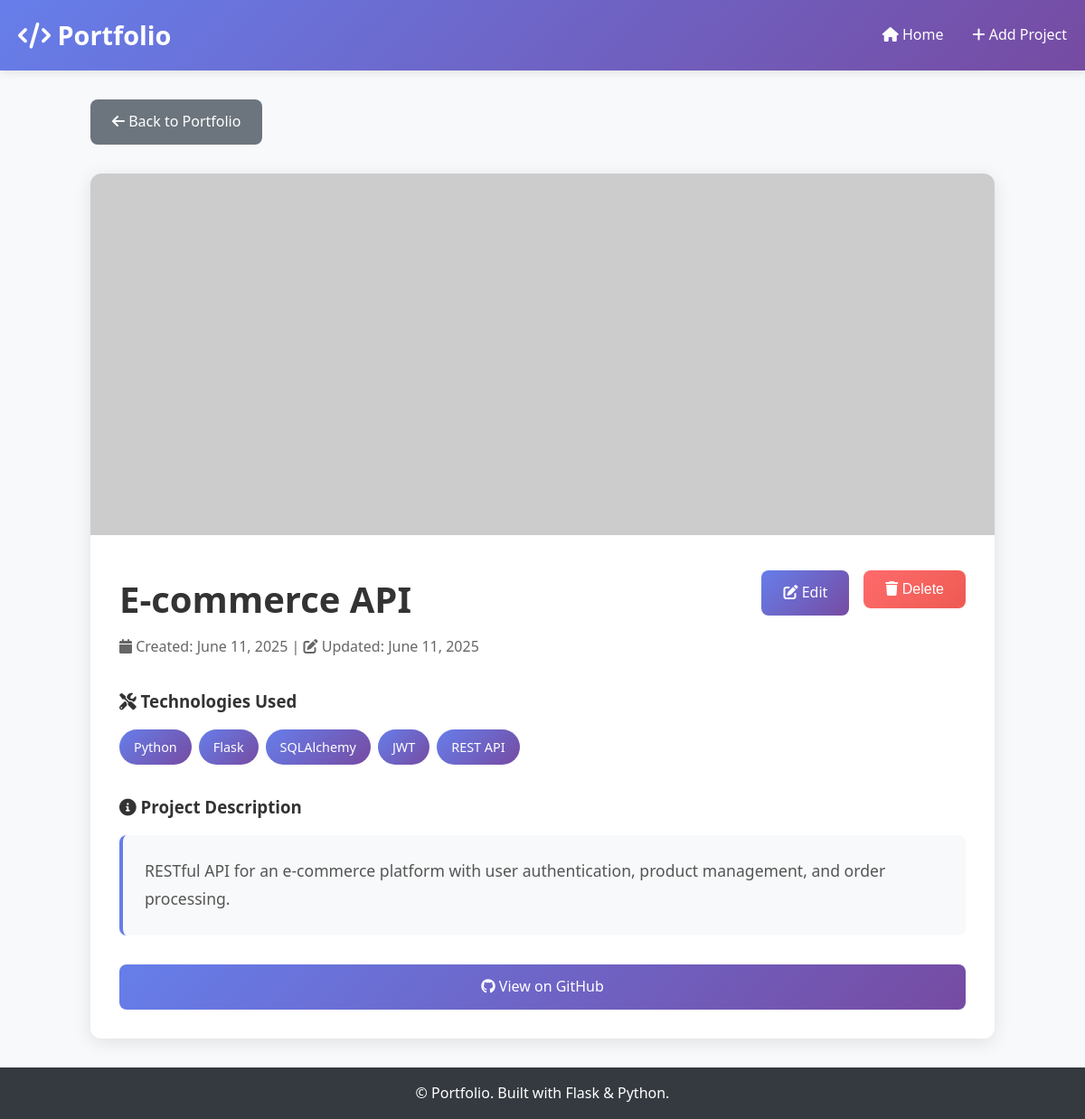
Screenshot of /project/2 with the database file from the repository.
### models.py (models this page shows, shortened)
class Project(db.Model):
    __tablename__ = 'projects'
    id = db.Column(db.Integer, primary_key=True)
    title = db.Column(db.String(100), nullable=False)
    description = db.Column(db.Text, nullable=False)
    github_url = db.Column(db.String(200))
    demo_url = db.Column(db.String(200))
    image_url = db.Column(db.String(200))
    created_at = db.Column(db.DateTime, default=datetime.utcnow)
    updated_at = db.Column(db.DateTime, default=datetime.utcnow, onupdate=datetime.utcnow)
    technologies = db.relationship('Technology', backref='project', lazy=True, cascade='all, delete-orphan')
    demo_media = db.relationship('Demo', backref='project', lazy=True, cascade='all, delete-orphan')

class Technology(db.Model):
    __tablename__ = 'technologies'
    id = db.Column(db.Integer, primary_key=True)
    name = db.Column(db.String(50), nullable=False)
    project_id = db.Column(db.Integer, db.ForeignKey('projects.id'), nullable=False)

### app.py (the view)
@app.route('/project/<int:project_id>')
def project_detail(project_id):
    project = Project.query.get_or_404(project_id)
    return render_template('project_detail.html', project=project)

### templates/project_detail.html (shortened to what this page needs)
{% extends "base.html" %}
{% block content %}
<div style="max-width: 1000px; margin: 0 auto;">
    <div style="margin-bottom: 2rem;">
        <a href="{{ url_for('home') }}" class="btn btn-secondary">
            <i class="fas fa-arrow-left"></i> Back to Portfolio
        </a>
    </div>
    <div class="card">
        {% if project.image_url %}
            <img src="{{ project.image_url }}" alt="{{ project.title }}"
                 style="width: 100%; height: 400px; object-fit: cover;">
        {% else %}
            <div style="width: 100%; height: 300px; background: linear-gradient(135deg, #667eea 0%, #764ba2 100%); display: flex; align-items: center; justify-content: center;">
                <i class="fas fa-code" style="font-size: 4rem; color: white; opacity: 0.7;"></i>
            </div>
        {% endif %}
        <div class="card-body" style="padding: 2rem;">
            <div style="display: flex; justify-content: space-between; align-items: start; margin-bottom: 2rem; flex-wrap: wrap; gap: 1rem;">
                <div>
                    <h1 style="font-size: 2.5rem; margin-bottom: 0.5rem; color: #333;">{{ project.title }}</h1>
                    <p style="color: #666; font-size: 1rem;">
                        <i class="fas fa-calendar"></i> Created: {{ project.created_at.strftime('%B %d, %Y') }}
                        {% if project.updated_at != project.created_at %}
                            | <i class="fas fa-edit"></i> Updated: {{ project.updated_at.strftime('%B %d, %Y') }}
                        {% endif %}
                    </p>
                </div>
                <div style="display: flex; gap: 1rem; flex-wrap: wrap;">
                    <a href="{{ url_for('edit_project', project_id=project.id) }}" class="btn">
                        <i class="fas fa-edit"></i> Edit
                    </a>
                    <form method="POST" action="{{ url_for('delete_project', project_id=project.id) }}"
                          style="display: inline;" onsubmit="return confirm('Are you sure you want to delete this project?');">
                        <button type="submit" class="btn btn-danger">
                            <i class="fas fa-trash"></i> Delete
                        </button>
                    </form>
                </div>
            </div>
            {% if project.technologies %}
                <div style="margin-bottom: 2rem;">
                    <h3 style="margin-bottom: 1rem; color: #333;">
                        <i class="fas fa-tools"></i> Technologies Used
                    </h3>
                    <div style="display: flex; flex-wrap: wrap; gap: 0.5rem;">
                        {% for tech in project.technologies %}
                            <span style="background: linear-gradient(135deg, #667eea 0%, #764ba2 100%); color: white; padding: 0.5rem 1rem; border-radius: 25px; font-size: 0.9rem; font-weight: 500;">
                                {{ tech.name }}
                            </span>
                        {% endfor %}
                    </div>
                </div>
            {% endif %}
            <div style="margin-bottom: 2rem;">
                <h3 style="margin-bottom: 1rem; color: #333;">
                    <i class="fas fa-info-circle"></i> Project Description
                </h3>
                <div style="background: #f8f9fa; padding: 1.5rem; border-radius: 8px; border-left: 4px solid #667eea;">
                    <p style="color: #555; line-height: 1.8; font-size: 1.1rem; white-space: pre-line;">{{ project.description }}</p>
                </div>
            </div>
            <div style="display: flex; gap: 1rem; flex-wrap: wrap; justify-content: center;">
                {% if project.github_url %}
                    <a href="{{ project.github_url }}" target="_blank" class="btn" style="flex: 1; min-width: 200px; text-align: center;">
                        <i class="fab fa-github"></i> View on GitHub
                    </a>
                {% endif %}
            </div>
        </div>
    </div>
</div>
{% endblock %}

### templates/base.html (style rules this page uses)
* { margin: 0; padding: 0; box-sizing: border-box; }
body { font-family: 'Segoe UI', Tahoma, Geneva, Verdana, sans-serif; line-height: 1.6; color: #333; background-color: #f8f9fa; }
.btn { display: inline-block; padding: 0.75rem 1.5rem; background: linear-gradient(135deg, #667eea 0%, #764ba2 100%); color: white; text-decoration: none; border-radius: 8px; border: none; cursor: pointer; transition: transform 0.2s, box-shadow 0.2s; font-size: 1rem; }
.btn-danger { background: linear-gradient(135deg, #ff6b6b 0%, #ee5a52 100%); }
.btn-secondary { background: #6c757d; }
.card { background: white; border-radius: 12px; box-shadow: 0 4px 20px rgba(0,0,0,0.1); overflow: hidden; transition: transform 0.3s, box-shadow 0.3s; }
.card-body { padding: 1.5rem; }

### rows the page displays
Project: title "E-commerce API", created_at "June 11, 2025", updated_at "June 11, 2025", description "RESTful API for an e-commerce platform with user authentication, product management, and order processing."
Technology: name "Python"
Technology: name "Flask"
Technology: name "SQLAlchemy"
Technology: name "JWT"
Technology: name "REST API"
